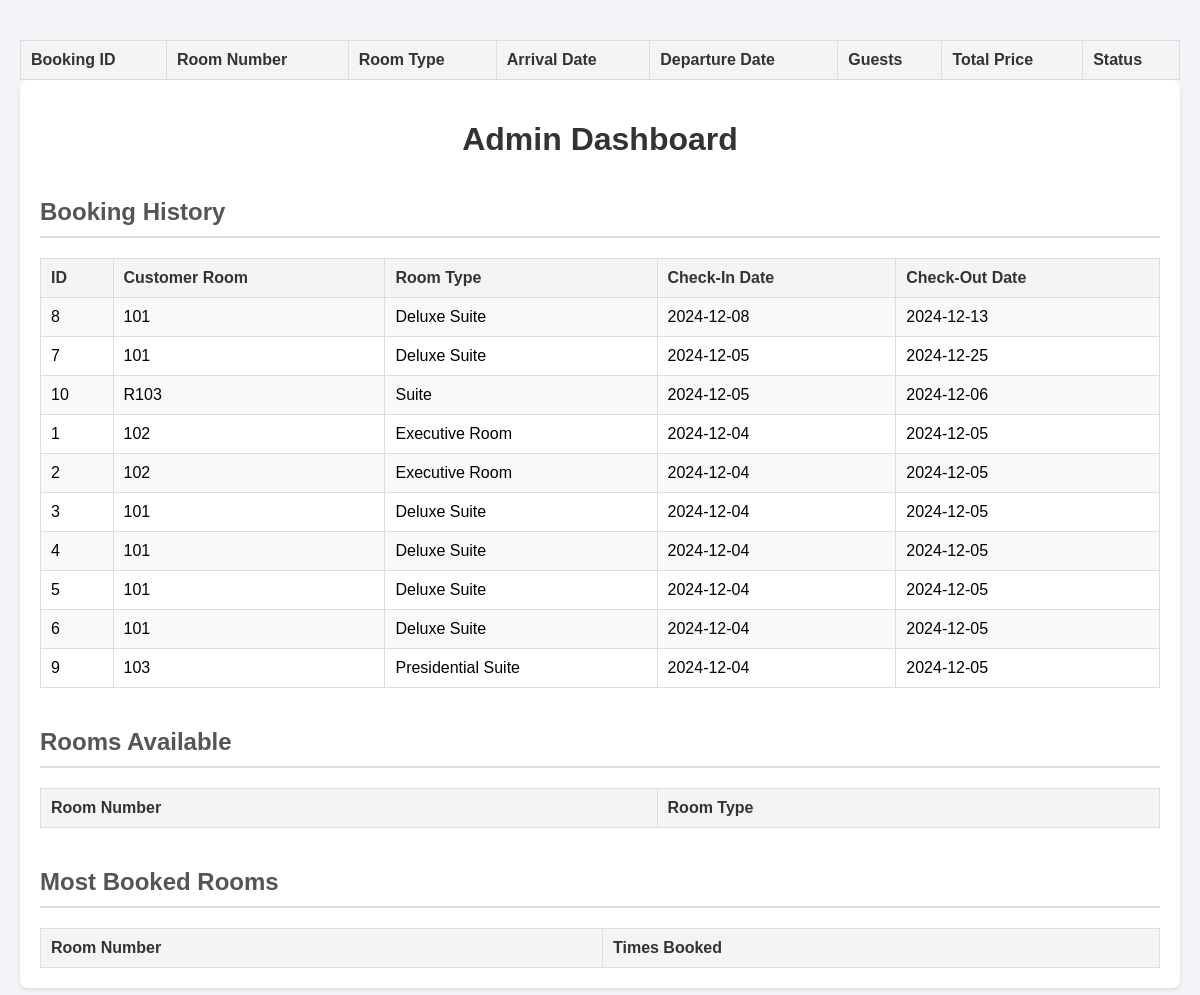
Page /dashboard.php on the committed database.
### tables this page shows
CREATE TABLE `bookings` (
  `booking_id` int(11) NOT NULL,
  `room_number` varchar(255) NOT NULL,
  `room_type` varchar(255) NOT NULL,
  `room_price` decimal(10,2) NOT NULL,
  `arrival_date` date NOT NULL,
  `departure_date` date NOT NULL,
  `guests` int(11) NOT NULL,
  `total_price` decimal(10,2) NOT NULL,
  `booking_status` enum('Pending','Confirmed','Cancelled') DEFAULT 'Pending',
  `created_at` timestamp NOT NULL DEFAULT current_timestamp()
);

### dashboard.php (the view, shortened to what this page needs)
<?php
include 'db_connect.php';
$bookingHistoryQuery = "SELECT * FROM bookings ORDER BY arrival_date DESC";
$bookingHistoryResult = $conn->query($bookingHistoryQuery);
?>
<?php
echo "<table border='1'>
        <tr>
            <th>Booking ID</th>
            <th>Room Number</th>
            <th>Room Type</th>
            <th>Arrival Date</th>
            <th>Departure Date</th>
            <th>Guests</th>
            <th>Total Price</th>
            <th>Status</th>
        </tr>";
echo "</table>";
?>
<!DOCTYPE html>
<html lang="en">
<head>
    <link rel="stylesheet" href="dashboard.css">
</head>
<body>
    <div class="dashboard-container">
        <h1>Admin Dashboard</h1>
        <section>
            <h2>Booking History</h2>
            <table>
                <thead>
                    <tr>
                        <th>ID</th>
                        <th>Customer Room</th>
                        <th>Room Type</th>
                        <th>Check-In Date</th>
                        <th>Check-Out Date</th>
                    </tr>
                </thead>
                <tbody>
                    <?php while ($row = $bookingHistoryResult->fetch_assoc()): ?>
                        <tr>
                            <td><?= $row['booking_id']; ?></td>
                            <td><?= $row['room_number']; ?></td>
                            <td><?= $row['room_type']; ?></td>
                            <td><?= $row['arrival_date']; ?></td>
                            <td><?= $row['departure_date']; ?></td>
                        </tr>
                    <?php endwhile; ?>
                </tbody>
            </table>
        </section>
        <section>
            <h2>Rooms Available</h2>
            <table>
                <thead>
                    <tr>
                        <th>Room Number</th>
                        <th>Room Type</th>
                    </tr>
                </thead>
            </table>
        </section>
        <section>
            <h2>Most Booked Rooms</h2>
            <table>
                <thead>
                    <tr>
                        <th>Room Number</th>
                        <th>Times Booked</th>
                    </tr>
                </thead>
            </table>
        </section>
    </div>
</body>
</html>

### dashboard.css (style rules this page uses)
body { font-family: Arial, sans-serif; background-color: #f4f4f9; margin: 0; padding: 20px; }
.dashboard-container { max-width: 1200px; margin: auto; padding: 20px; background: #fff; border-radius: 8px; box-shadow: 0 2px 4px rgba(0, 0, 0, 0.1); }
h1 { text-align: center; color: #333; }
h2 { margin-top: 40px; color: #555; border-bottom: 2px solid #ddd; padding-bottom: 10px; }
table { width: 100%; border-collapse: collapse; margin-top: 20px; }
table th, table td { border: 1px solid #ddd; padding: 10px; text-align: left; }
table th { background-color: #f4f4f4; color: #333; }
table tbody tr:nth-child(odd) { background-color: #f9f9f9; }

### rows in the picture
bookings: booking_id "8", room_number "101", room_type "Deluxe Suite", arrival_date "2024-12-08", departure_date "2024-12-13"
bookings: booking_id "7", room_number "101", room_type "Deluxe Suite", arrival_date "2024-12-05", departure_date "2024-12-25"
bookings: booking_id "10", room_number "R103", room_type "Suite", arrival_date "2024-12-05", departure_date "2024-12-06"
bookings: booking_id "1", room_number "102", room_type "Executive Room", arrival_date "2024-12-04", departure_date "2024-12-05"
bookings: booking_id "2", room_number "102", room_type "Executive Room", arrival_date "2024-12-04", departure_date "2024-12-05"
bookings: booking_id "3", room_number "101", room_type "Deluxe Suite", arrival_date "2024-12-04", departure_date "2024-12-05"
bookings: booking_id "4", room_number "101", room_type "Deluxe Suite", arrival_date "2024-12-04", departure_date "2024-12-05"
bookings: booking_id "5", room_number "101", room_type "Deluxe Suite", arrival_date "2024-12-04", departure_date "2024-12-05"
bookings: booking_id "6", room_number "101", room_type "Deluxe Suite", arrival_date "2024-12-04", departure_date "2024-12-05"
bookings: booking_id "9", room_number "103", room_type "Presidential Suite", arrival_date "2024-12-04", departure_date "2024-12-05"
